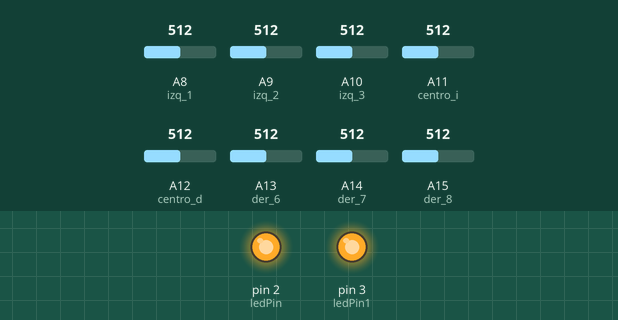
Simulated run of this sketch. Board: Arduino Mega 2560, built with avr-gcc and run on an emulated ATmega2560. Shown: output pins drawn as LEDs (lit = HIGH). The test bench sets the inputs (shaded band); at power-on: A9 (izq_2) = 512, A8 (izq_1) = 512, A10 (izq_3) = 512, A11 (centro_i) = 512, A12 (centro_d) = 512, A13 (der_6) = 512, A14 (der_7) = 512, A15 (der_8) = 512. What the sketch prints to the serial monitor is not drawn.

Above: at 1.2 s.
1.3 s: A9 (izq_2) set to 106
4.3 s: A9 (izq_2) set to 89
7.3 s: A8 (izq_1) set to 109
10.3 s: A8 (izq_1) set to 94
Timing chart, 0 to 13.3 s (numbered marks = the images above; inputs shaded):
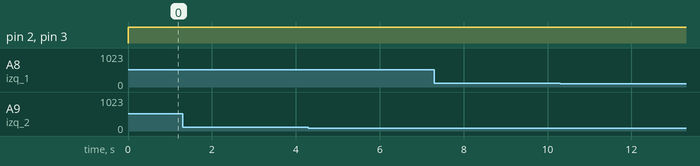

The sketch:

INfra.ino
```cpp
 #include <QTRSensors.h>


int color_negro =0; //negro
int color_blanco =1; //blanco

int s_izq=0;
int s_iz=0;
int s_i=0;
int csc_i=0;
int csc_d=0;
int s_d=0;
int s_de=0;
int s_der=0;

int izq_1=A8;
int izq_2=A9;
int izq_3=A10;
int centro_i=A11;
int centro_d=A12;
int der_6=A13;
int der_7=A14;
int der_8=A15;


int l1=0;
int l2=0;
int l3=0;
int l4=0;
int l5=0;
int l6=0;
int l7=0;
int l8=0;
int dl1=0;
int dl2=0;
int dl3=0;
int dl4=0;
int dl5=0;
int dl6=0;
int dl7=0;
int dl8=0;


const int ledPin= 2;
const int ledPin1= 3;


int os = 320;


void setup() {
    pinMode(ledPin, OUTPUT);
    pinMode(ledPin1, OUTPUT);

    pinMode(izq_1,INPUT);
    pinMode(izq_2,INPUT);
    pinMode(izq_3,INPUT);
    pinMode(centro_i,INPUT);
    pinMode(centro_d,INPUT);
    pinMode(der_6,INPUT);
    pinMode(der_7,INPUT);
    pinMode(der_8,INPUT);
    Serial.begin(9600);
}

void loop() {
    digitalWrite(ledPin,HIGH);
  digitalWrite(ledPin1,HIGH);
  fondo();
  leerinfra();
  linea();
}
void fondo(){

}
void linea(){

}
void leerinfra(){
 // 0 blanco 1 negro
    if (l1 >= os) {s_izq = 0;}else{s_izq = 1;}
    if (l2 >= os) {s_iz = 0;}else {s_iz = 1;}
    if (l3 >= os) {s_i = 0;}else{s_i = 1;}
    if (l4 >= os) {csc_i = 0;}else{csc_i = 1;}
    if (l5 >= os) {csc_d = 0;}else{csc_d = 1;}
    if (l6 >= os) {s_d = 0;}else{s_d = 1;}
    if (l7 >= os) {s_de = 0;}else{s_de = 1;}
    if (l8 >= os) {s_der = 0;}else{s_der = 1;}

    l1=analogRead(izq_1);
    l2=analogRead(izq_2);
    l3=analogRead(izq_3);
    l4=analogRead(centro_i);
    l5=analogRead(centro_d);
    l6=analogRead(der_6);
    l7=analogRead(der_7);
    l8=analogRead(der_8);


    Serial.print("S1 ");
    Serial.print(s_izq);
    Serial.print(" S2 ");
    Serial.print(s_iz);
    Serial.print(" S3 ");
    Serial.print(s_i);
    Serial.print(" S4 ");
    Serial.print(csc_i);
    Serial.print(" S5 ");
    Serial.print(csc_d);
    Serial.print(" S6 ");
    Serial.print(s_d);
    Serial.print(" S7 ");
    Serial.print(s_de);
    Serial.print(" S8 ");
    Serial.print(s_der);
    Serial.println("\t");

    Serial.print("S1  ");
    Serial.println(l1);
    Serial.print("S2  ");
    Serial.println(l2);
    Serial.print("S3  ");
    Serial.println(l3);
    Serial.print("S4  ");
    Serial.println(l4);
    Serial.print("S5  ");
    Serial.println(l5);
    Serial.print("S6  ");
    Serial.println(l6);
    Serial.print("S7  ");
    Serial.println(l7);
    Serial.print("S8  ");
    Serial.println(l8);

}
```

Measured:
- after the input at 1.3 s, every drawn part: stays the same
- after the input at 4.3 s, every drawn part: stays the same
- after the input at 7.3 s, every drawn part: stays the same
- after the input at 10.3 s, every drawn part: stays the same
